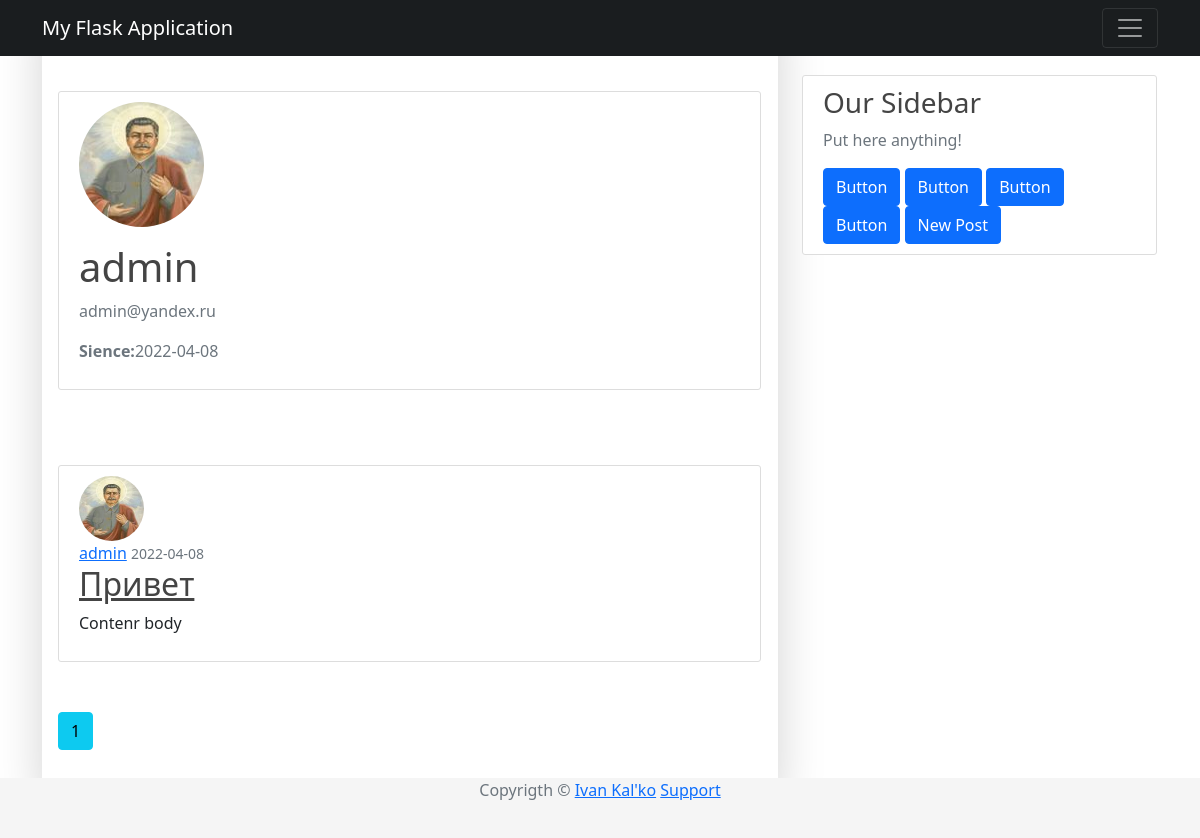
Page /user/admin (signed in) on the earlier database version.
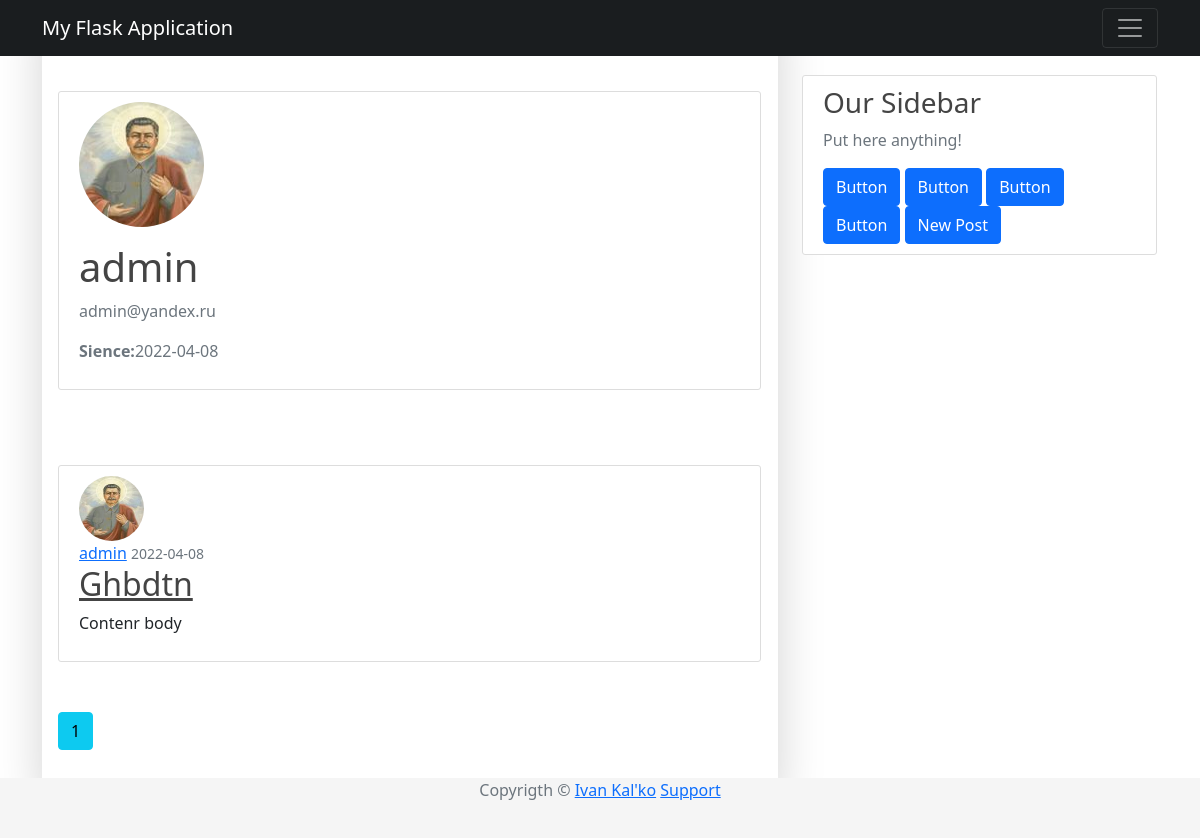
Same page on the later database version.
### app/models/user.py (models this page shows, shortened)
class User(UserMixin, db.Model):
    __tablename__ = "users"
    id = db.Column(db.Integer, primary_key=True)
    username = db.Column(db.String(64), unique=True, nullable=False)
    password_hash = db.Column(db.String(128), nullable=False)
    email = db.Column(db.String(120), nullable=False, unique=True)
    image_file = db.Column(db.String(20), nullable=False, default="default.png")
    join_date = db.Column(db.DateTime, nullable=False, default=datetime.utcnow)
    posts = db.relationship('Post', backref='author', lazy=True)

### app/models/post.py (models this page shows, shortened)
class Post(db.Model):
    __tablename__ = "posts"
    id = db.Column(db.Integer, primary_key=True)
    title = db.Column(db.String(100), nullable=False)
    timestamp = db.Column(db.DateTime, nullable=False, default=datetime.utcnow)
    content = db.Column(db.Text, nullable=False)
    user_id = db.Column(db.Integer, db.ForeignKey("users.id"), nullable=False)

### app/routes/user.py (the view)
@app.route("/user/<string:username>")
@login_required
def user_public(username:str):
    page = request.args.get("page", 1, type=int)
    user = User.query.filter_by(username=username).first_or_404()
    posts= Post.query.filter_by(author=user).order_by(Post.timestamp.desc()).paginate(page=page, per_page=2)
    return render_template("user_public.html", posts=posts, user=user, title=f"{user.username}'s profile")

### app/models/user.py (called while the page is built)
@login.user_loader
def load_user(id:int) -> User:
    return User.query.get(int(id))

### app/templates/user_public.html
{% extends "base.html" %}
{% block content %}
    <div class="content-section">
        <div class="media">
            <img class="rounded-circle account-img" src="{{ url_for('static' , filename='images/profiles/' + user.image_file) }}">
            <div class="media-body">
                <h2 class="account-heading">{{ user.username }}</h2>
                <p class="text-secondary">{{ user.email }}</p>
                <p class="text-secondary"><b>Sience:</b>{{ user.join_date.strftime('%Y-%m-%d')}}</p>
            </div>
        </div>
    </div>
    {% for post in posts.items %}
    <article class="media content-section">
        <img class="rounded-circle article-img" src = "{{ url_for('static', filename='images/profiles/' + post.author.image_file) }}">
        <div class="media-body">
            <div class="article-metadata">
                <a class="mr-2" href="{{ url_for('user_public', username=post.author.username )}}">{{ post.author.username }}</a>
                <small class="text-muted">{{ post.timestamp.strftime('%Y-%m-%d') }}</small>
            </div>
            <h2><a class="article-title" href="{{ url_for('post', id=post.id )}}">{{ post.title }}</a></h2>
            <p class="article-content">{{ post.content }}</p>
        </div>
    </article>
    {% endfor %}
    {% for page_num in posts.iter_pages() %}
        {% if page_num %}
            {% if posts.page == page_num %}
                <a class="btn btn-info mb-4" href="{{ url_for('user_public', username=user.username,  page=page_num )}}">{{ page_num }}</a>
            {% else %}
                <a class="btn btn-outline-info mb-4" href="{{ url_for('user_public', username=user.username, page=page_num )}}">{{ page_num }}</a>
            {% endif %}
        {% else %}
            ...
        {% endif %}
    {% endfor %}
{% endblock %}

### app/templates/base.html (shortened to what this page needs)
<!DOCTYPE html>
<html>
    <head>
        <link rel="stylesheet" type="text/css" href="{{ url_for('static', filename='css/base.css')}}"/>
        <link href="https://cdn.jsdelivr.net/npm/bootstrap@5.1.3/dist/css/bootstrap.min.css" rel="stylesheet">
    </head>
    <body>
        <header class="site-header">
            <nav class="navbar navbar-expend-md navbar-dark bg-steel fixed-top">
                <div class="container">
                    <a class="navbar-brand mr-4" href="/">My Flask Application</a>
                    <button class="navbar-toggler" type="button" data-toggle="collapse" data-target="#navbarToggle" aria-controls="navbarToggle" aria-expanded="false" aria-label="Toggle navigation">
                        <span class="navbar-toggler-icon"></span>
                    </button>
                </div>
            </nav>
        </header>
        <main role="main" class="container">
            <div class="row">
                <div class="col-md-8">
                    <div class="shadow-lg p-3 mb-5 bg-body rounded">
                        {% block content %}
                        {% endblock %}
                    </div>
                </div>
                <div class="col-md-4">
                    <div class="content-section">
                        <h3>Our Sidebar</h3>
                        <p class="text-muted">Put here anything!</p>
                        <div class="d-grid gap-2 d-md-block">
                            <button class="btn btn-primary" type="button">Button</button>
                            <button class="btn btn-primary" type="button">Button</button>
                            <button class="btn btn-primary" type="button">Button</button>
                            <button class="btn btn-primary" type="button">Button</button>
                            {% if current_user.is_authenticated %}
                            <a href="{{ url_for('post_new') }}"><button class="btn btn-primary" type="button">New Post</button><br></a>
                            {% else %}
                            <a href="{{ url_for('login') }}"><button class="btn btn-primary" type="button">Log In</button></a>
                            {% endif %}
                        </div>
                    </div>
                </div>
            </div>
        </main>
        <footer class="footer">
            <div class="container text-center">
                <span class="text-muted">Copyrigth &copy <a href="https://github.com/vano2149">Ivan Kal'ko</a></span>
                <span><a href="{{url_for('#')}}">Support</a></span>
            </div>
        </footer>
    </body>
</html>

### app/static/css/base.css (style rules this page uses)
body { background: #fafafa; color: #333333; margin-top: 5rem; }
h1, h2, h3, h4, h5, h6 { color : #444444; }
.bg-steel { background-color: #1a1d1f; }
.content-section { background: #ffffff; padding: 10px 20px; border: 1px solid #dddddd; border-radius: 3px; margin-right: 1px; margin-top: 75px; margin-bottom: 50px; }
.article-title { color: #444444; }
.article-content { white-space: pre-line; }
.article-img { height: 65px; width: 65px; margin-right: 16px; }
.account-img { height: 125px; width: 125px; margin-right: 20px; margin-bottom: 16px; }
.account-heading { font-size: 2.5rem; }
.footer { position: absolute; bottom: 0; width: 100%; height: 60px; background-color: #f5f5f5; }
html * { -webkit-font-smoothing: antialiased; -moz-osx-font-smoothing: grayscale; }
button, input, optgroup, select, textarea { margin: 0; font-family: inherit; font-size: inherit; line-height: inherit; }
.row { --bs-gutter-x: 1.5rem; --bs-gutter-y: 0; display: flex; flex-wrap: wrap; margin-top: calc(var(--bs-gutter-y) * -1); margin-right: calc(var(--bs-gutter-x) / -2); margin-left: calc(var(--bs-gutter-x) / -2); }
body { color: #67748e; font-weight: 400; line-height: 1.6; background-color: #fff; }
body { margin: 0; font-family: var(--bs-font-sans-serif); font-size: 1rem; line-height: 1.5; -webkit-text-size-adjust: 100%; -webkit-tap-highlight-color: rgba(0,0,0,0); }
:root { --bs-blue: #63b3ed; --bs-indigo: #596cff; --bs-purple: #6f42c1; --bs-pink: #d63384; --bs-red: #f56565; --bs-orange: #fd7e14; --bs-yellow: #fbd38d; --bs-green: #81e6d9; --bs-teal: #20c997; --bs-cyan: #0dcaf0; --bs-gray: #6c757d; --bs-gray-dark: #343a40; --bs-primary: #cb0c9f; --bs-secondary: #8392ab; --bs-success: #82d616; --bs-info: #17c1e8; --bs-warning: #f53939; --bs-danger: #ea0606; --bs-light: #e9ecef; --bs-dark: #252f40; --bs-white: #fff; --bs-font-sans-serif: Open Sans; --bs-font-monospace: SFMono-Regular,Menlo,Monaco,Consolas,"Liberation Mono","Courier New",monospace; --bs-gradient: linear-gradient(180deg,hsla(0,0%,100%,.15),hsla(0,0%,100%,0)); }

Differences in the rows shown:
changed Post "Contenr body": title "Привет" → "Ghbdtn"
